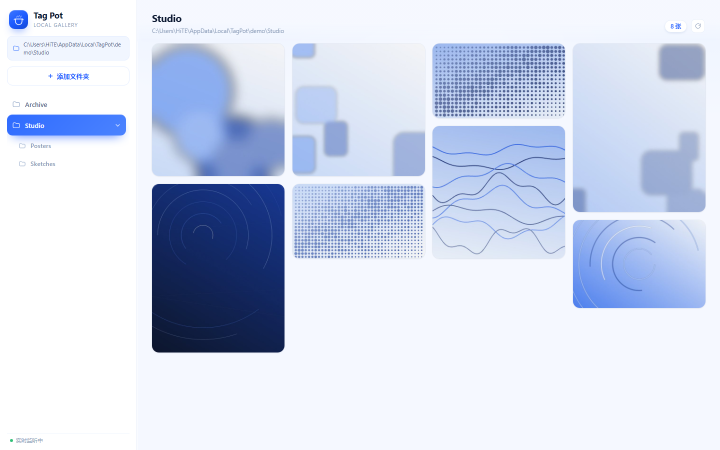
#> input picture tests/shots/01-initial.png, 1440 x 900 px (shown at 1/2 size)
$ python -i make_demo.py   (imports and definitions only)
#> lines starting #> are read from the running program, lines starting #| are printed output that depends on the picture
#> further down, picture is the input picture: PIL image 1440x900 RGB; mean R, G, B 208.4, 217.2, 236.6
# -*- coding: utf-8 -*-
"""生成演示相册素材 + 初始化 Tag Pot 配置。

运行： python scripts/make_demo.py
"""
import hashlib
import json
import math
import os
import random
import sys

from PIL import Image, ImageDraw, ImageFilter, ImageChops

BASE = os.path.dirname(os.path.dirname(os.path.abspath(__file__)))
sys.path.insert(0, os.path.join(BASE, "vendor"))
DEMO = os.path.join(BASE, "demo")

# [1 line not run here, left out]

PALETTES = [
    [(250, 252, 255), (184, 208, 252), (52, 108, 246), (14, 42, 118)],
    [(246, 250, 255), (168, 196, 250), (74, 128, 246), (18, 52, 148)],
    [(252, 253, 255), (206, 224, 254), (96, 146, 246), (26, 66, 168)],
    [(240, 246, 255), (158, 188, 246), (42, 96, 232), (10, 32, 100)],
]


# [123 lines left out: functions gradient, art_mesh, art_waves, art_arcs, art_dots, art_blocks and 1 more, not called in this run]


def grain(img, amount=6):
#> called with amount = 6
    n = Image.effect_noise(img.size, amount).convert("L")
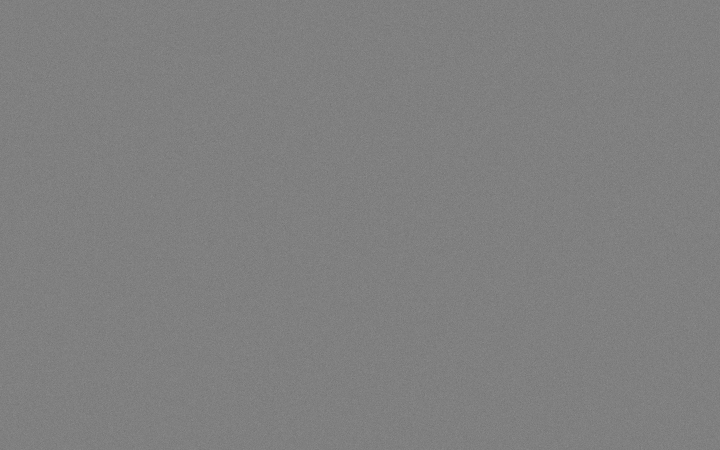
#> n: PIL image 1440x900 L (shown at 1/2 size); min 96, max 156, mean 127.5
    n = n.point(lambda v: 128 + (v - 128) * 0.35)
    return ImageChops.blend(img, Image.merge("RGB", (n, n, n)), 0.06)


ARTS = [art_mesh, art_waves, art_arcs, art_dots, art_blocks, art_night, art_arcs, art_mesh]

RATIOS = [(1500, 1000), (1000, 1500), (1400, 1400), (1600, 900), (1100, 1400), (1400, 1050), (1700, 800)]


# [8 lines left out: function make, not called in this run]


PLAN = [
    ("Studio", ["poster-01", "poster-02", "poster-03", "poster-04", "poster-05",
                "poster-06", "poster-07", "poster-08"]),
    ("Studio/Posters", ["launch-a", "launch-b", "launch-c", "launch-d", "launch-e"]),
    ("Studio/Sketches", ["draft-line", "draft-shape", "draft-tonal"]),
    ("Archive", ["ref-01", "ref-02", "ref-03", "ref-04", "ref-05", "ref-06"]),
]


# [48 lines left out: functions set_comment, main, not called in this run]


# [2 lines not run here, left out]

>>> from PIL import Image
>>> picture = Image.open('../tests/shots/01-initial.png')
>>> result = grain(picture)
